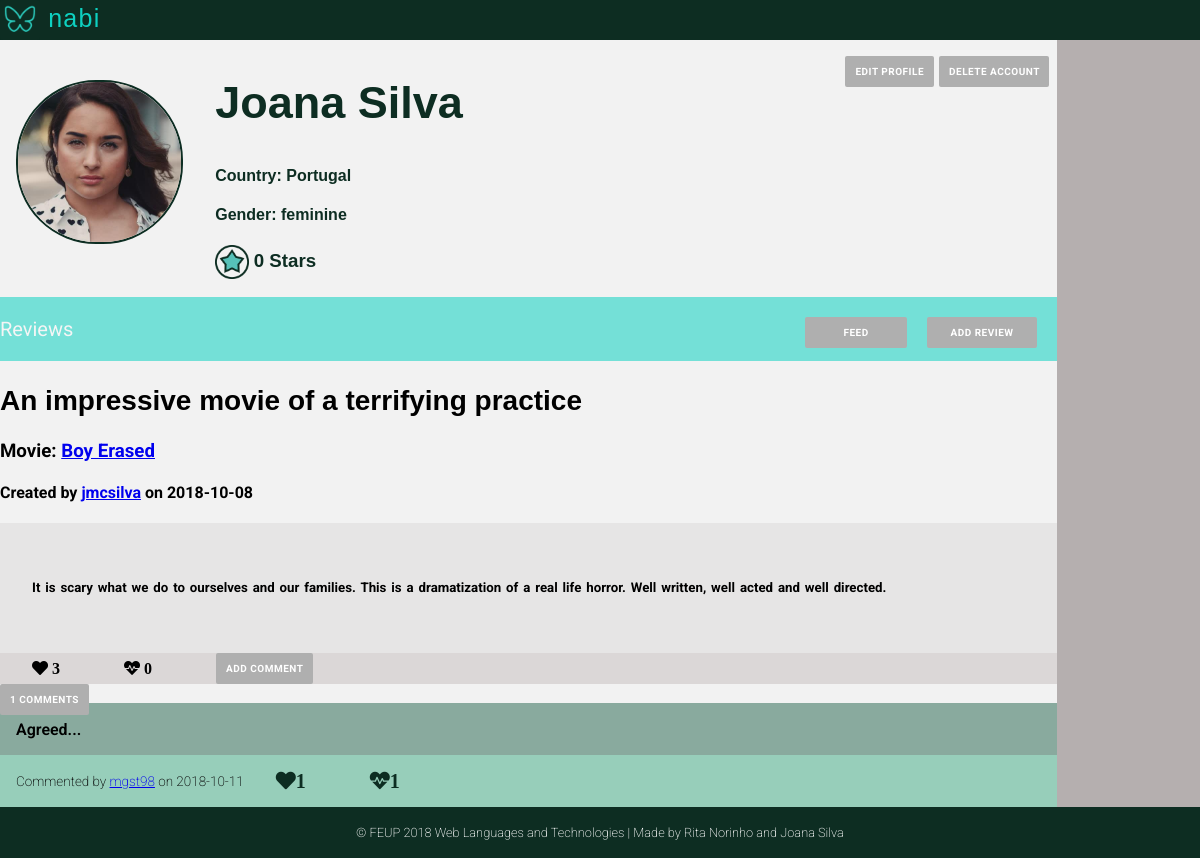
The app's page /pages/profile.php (signed in), older data.
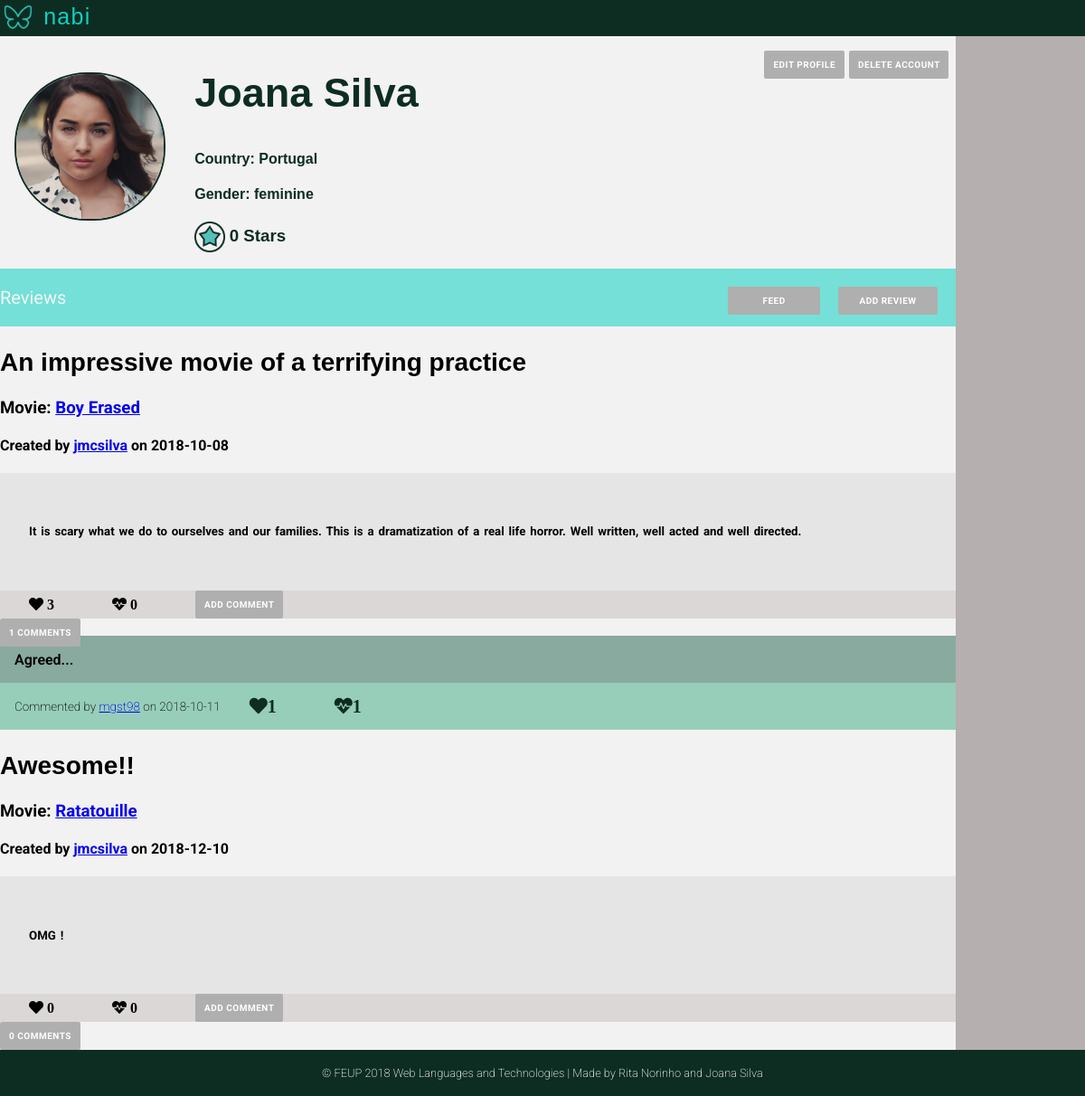
The same page, newer data.
### tables this page shows
CREATE TABLE User (
    ID        INTEGER PRIMARY KEY AUTOINCREMENT,
    FirstName STRING NOT NULL,
    LastName  STRING NOT NULL,
    Username  STRING UNIQUE NOT NULL,
    Gender    STRING NOT NULL,
    Birthday  DATE NOT NULL,
    Country   STRING NOT NULL,
    Email     STRING UNIQUE NOT NULL,
    Password  CHAR (256) NOT NULL,  
    Photo     STRING DEFAULT "default.jpg",
    Points    INTEGER
    
);

CREATE TABLE Review (
    ID          INTEGER PRIMARY KEY AUTOINCREMENT,
    Title       STRING  NOT NULL,
    UserID      INTEGER REFERENCES User(ID) ON DELETE CASCADE,
    MovieID     INTEGER REFERENCES Movie(ID) ON DELETE CASCADE,
    ReviewDate  DATE NOT NULL,
    Description STRING NOT NULL
    
);

CREATE TABLE Comment (
    ID          INTEGER PRIMARY KEY AUTOINCREMENT,
    UserID      INTEGER REFERENCES User(ID) ON DELETE CASCADE,
    CommentDate DATE NOT NULL,
    ReviewID    INTEGER REFERENCES Review(ID) ON DELETE CASCADE,
    Description STRING NOT NULL
    
);

### pages/profile.php (called while the page is built, shortened)
<?php
    include_once('../templates/common/tpl_header.php');
    include_once('../templates/tpl_profile.php');
    include_once('../templates/tpl_draw_reviews.php');
    include_once('../templates/common/tpl_footer.php');
    include_once('../database/db_user.php');
    include_once('../database/db_comments.php');
    if (isset($_GET['username'])){
        $username=$_GET['username'];
    }
    else {
        $username=$_SESSION['username'];
    }
    $user_info = getUserInfo($username);
    $user_reviews=getUserReviews($username);
    foreach ($user_reviews as $k => $review){
        $user_reviews[$k]['MovieName'] = getMovieName($review['MovieID']);
        $user_reviews[$k]['UserName'] = $user_info['Username'];
        $user_reviews[$k]['NumberComments'] = getNumberComments($review['ID'],$review['UserID']);
        $user_reviews[$k]['Heart'] = getLikesReview($review['ID']);
        $user_reviews[$k]['Dislike'] = getDisLikesReview($review['ID']);
        $user_reviews[$k]['Comments']=getCommentsReview($review['ID']);
        foreach($user_reviews[$k]['Comments'] as $j => $comment){
            $user_reviews[$k]['Comments'][$j]['Username']=getUsername($comment['UserID']);
            $user_reviews[$k]['Comments'][$j]['Likes']=getLikesComment($comment['ID']);
            $user_reviews[$k]['Comments'][$j]['Dislikes']=getDislikesComment($comment['ID']);
        }
    }
    draw_profile($user_info,$user_reviews);
?>

### database/db_user.php (called while the page is built, shortened)
<?php
  function getID($username) {
    $db = Database::instance()->db();
    try {
      $stmt = $db->prepare('SELECT ID FROM User WHERE username = ?');
      $stmt->execute(array($username));
      if($row = $stmt->fetch()){
        return $row['ID'];
      }
    }catch(PDOException $e) {
      return -1;
    }
  }
  function getUserInfo($username) {
      $db = Database::instance()->db();
      $stmt = $db->prepare('SELECT * FROM User WHERE username = ?');
      $stmt->execute(array($username));
      return  $stmt->fetch();
  }
  function getUserReviews($username){
    $id=getID($username);
    $db = Database::instance()->db();
    $allReviews= $db->prepare('SELECT * FROM Review WHERE UserID = ?');
    $allReviews->execute(array($id));
    $reviews= $allReviews->fetchAll();
    return $reviews;
  }
?>

### database/db_comments.php (called while the page is built, shortened)
<?php
function getCommentsReview($reviewId)
{
  $db = Database::instance()->db();
  $stmt = $db->prepare('SELECT * FROM Comment WHERE ReviewID = ?');
  $stmt->execute(array($reviewId));
  $allReviews= $stmt->fetchAll();
  return $allReviews;
}
?>

### templates/common/tpl_header.php (shortened to what this page needs)
<!DOCTYPE html>
<html>
<head>
    <link rel="stylesheet" href="../css/style.css">
    <link rel="stylesheet" href="https://use.fontawesome.com/releases/v5.3.1/css/all.css">
</head>

### templates/tpl_profile.php (shortened to what this page needs)
<body>
<?php function draw_profile($userinfo, $reviews) { ?>
<div class="profile_container">
    <div class="profile_header">
        <header>
        <p>  <img src="../assets/mininabi.png" alt="Nabi logo (butterfly)" width="40" height="40"> nabi
       </header>
    </div>
    <div class="side_nav">
    </div>
      <div class="profile_photo">
          <?php if(!(file_exists("../assets/profilePhotos/".$userinfo['ID'].".jpg"))){ ?>
            <img src="../assets/profilePhotos/default.jpg" width="100" height="100" alt="profile avatar">
          <?php } else{ ?>
            <img src="../assets/profilePhotos/<?=$userinfo['ID']?>.jpg" width="100" height="100" alt="profile avatar">
           <?php } ?>
     </div>
    <div class="profile_info" >
        <div class="edit_profile">
           <p>
         <?php if ($userinfo['Username'] == $_SESSION['username']){?>
           <div class="delete">
                <input onclick="openBox('Delete Account')" type="submit" value="Delete Account"/>
            </div>
             <a href="edit_profile.php" class="edit"> edit profile </a>
            </p>
            <?php }?>
       </div>
        <div class="profile_name">
            <h2>
                  <?=$userinfo['FirstName']?> <?=$userinfo['LastName']?>
            </h2>
        </div>
        <div class="profile_country">
            <h4> Country: <?=$userinfo['Country']?> </h4>
        </div>
        <div class="profile_gender">
            <h4> Gender: <?=$userinfo['Gender']?> </h4>
        </div>
        <div class="profile_points">
        <h3><img src="../assets/star.png" alt ="star icon" >
            <?=$userinfo['Points']?> Stars </h3>
        </div>
    </div>
    <div class="Reviews">
        <p>Reviews
        <input  onclick="openBox('Add Review')" type="submit" value ="Add Review">
        <a href="main_page.php"> Feed </a>
        </p>
    </div>
     <div class="profile_reviews">
        <?php draw_reviews($reviews); ?>
    </div>
    <div class="profile_footer">
         <?php draw_footer(); ?>
    </div>
    </div>
<?php } ?>
    </body>
    </html>

### templates/tpl_draw_reviews.php (shortened to what this page needs)
 <?php include_once(__DIR__.'/tpl_review.php');
        include_once(__DIR__.'/tpl_comment.php');
         ?>
<body>
    <?php function draw_reviews($reviews){?>
    <?php foreach($reviews as $review){?>
        <article data-id="<?=$review['ID']?>" user-id="<?=$review['UserID']?>">
        <div class="review_info">
             <h2><?=$review['Title']?> </h2>
            <h3> Movie: <a href="movie.php?movie_id=<?php echo htmlentities($review['MovieID'])?>"><?=$review['MovieName']?></a> </h3>
            <h4> Created by
            <a href="profile.php?username=<?php echo htmlentities($review['UserName'])?>"><?=$review['UserName']?></a>
            on <?=$review['ReviewDate']?></h4>
        </div>
        <div class="review_content">
            <h5><?=$review['Description']?></h5>
        </div>
        <div class="review_options">
            <ul class="review_nav">
              <li>
                <div class="likes">
                    <span id="review_likes" class="fas fa-heart" >
                    <?=$review['Heart']?></span>
                </div>
              </li>
              <li>
                <div class="dislikes">
                    <span id="review_dislikes" class="fas fa-heartbeat">
                    <?=$review['Dislike']?></span>
                </div>
              </li>
              <li>
              <input type="button"  name="addComment" value="Add Comment">
              </li>
             </ul>
        </div>
         <div class="comments">
         <input type="button" value="<?=$review['NumberComments']?> Comments">
            <br><div class="allComments">
            <?php foreach($review['Comments'] as $comment){?>
                <?php draw_comment($comment)?>
            <?php }?>
            </div>
        </div>
        </article>
        <?php }?>
    <?php }?>
</body>

### templates/tpl_comment.php (shortened to what this page needs)
<?php function draw_comment($comment){?>
  <div class="comment" data-id="<?=$comment['ID']?>" user-id="<?=$comment['UserID']?>">
  <p><?=$comment['Description']?></p>
  <ul class="review_nav" id="comment_nav">
    <li>
    <h4> Commented by
    <a href="profile.php?username=<?php echo htmlentities($comment['Username'])?>"><?=$comment['Username']?></a>
    on <?=$comment['CommentDate']?></h4>
    </li>
    <li>
    <span id="likes" class="fas fa-heart"><?=$comment['Likes']?></span> <br>
    <li>
    <li>
    <span id="dislikes" class="fas fa-heartbeat"><?=$comment['Dislikes']?></span>
    </li>
    </div>
  <?php }?>

### templates/common/tpl_footer.php
<?php function draw_footer(){?>
<footer>
    <p> &#169; FEUP 2018 Web Languages and Technologies | Made by Rita Norinho and Joana Silva  </p>
</footer>
<?php } ?>

### css/style.css (style rules this page uses)
body { margin: 0 auto; font-family: 'Roboto', sans-serif; --bg-color-dark: #0D2D22; --bg-color-light: #0ED1C1; --panel-color: #FFFFFF; --logo-font-color: #00311D; --input-color: #f2f2f2; --bg-color-nav:rgba(14, 209, 193, 0.548); --bg-color-sidenav:rgba(177, 171, 171, 0.932); --color-buttons:rgb(175, 175, 175); background-image: url('../assets/background.jpg'); background-position: center; background-attachment: fixed; background-repeat: no-repeat; background-size: cover; }
header { text-align: center; background-color: var(--bg-color-dark); }
footer p { padding:1.4em; text-align: center; background-color: var(--bg-color-dark); font-size: 0.8em; font-weight: 200; color:white; margin:0; }
div.profile_container { background-color: var(--input-color); background-image: none; display: grid; font-family: "Roboto", 'sans-serif'; grid-template-columns: auto 6fr 1fr; grid-template-rows: auto 1fr auto auto auto; grid-template-areas: "header header header" "image info goto" "nav nav goto" "reviews reviews goto" "footer footer footer"; }
.profile_header, .feed_header, .movie_header, .about_header { grid-area: header; background-color: var(--bg-color-dark); padding: 0; }
.profile_header p, .feed_header p, .movie_header p, .about_header p { text-align: left; font-family: 'Candara',sans-serif; font-size: 25px; margin: 0; letter-spacing: 0.05em; color: var(--bg-color-light); padding: 0; margin-right: 0; }
.profile_header p img, .feed_header p img, .movie_header p img, .about_header p img { vertical-align: middle; }
.Reviews p a, .Reviews p button, .Reviews input[type="submit"] { -webkit-appearance: none; margin-right: 2em; width: 8.2em; text-align: center; margin-top:0em; }
.Reviews p button, .Reviews input[type="submit"], .edit_profile input[type="submit"], .comments input[type="submit"] { cursor: pointer; border: 0; width: 11em; }
div.profile_info { grid-area: info; font-family: 'Candara',sans-serif; color: var(--bg-color-dark); padding-left: 1em; }
.profile_points img { width: 25pt; height: 25pt; vertical-align: middle; }
.profile_photo { grid-area: image; padding: 1em; padding-top: 2.5em; }
.profile_photo img { margin:0; width: 10.2em; height: 10em; object-fit: cover; border: 2px solid var(--bg-color-dark); border-radius: 5em; }
.profile_name h2 { font-size: 45px; }
.edit_profile a , .Reviews p a,.Reviews p button, .upload_photo .file_btn, .upload_photo input[type="submit"], .Reviews input[type="submit"], .edit_profile input[type="submit"], .comments input[type="submit"], .popup input[type="submit"], .popup input[type="button"], .review_options input[type="button"], .movie_info a, .comments input[type="button"] { float: right; letter-spacing: 0.05em; font-family: "Roboto",'sans-serif'; text-transform: uppercase; text-decoration: none; font-weight: bold; background: var(--color-buttons); padding: 10px; color: var(--panel-color); font-size: 10px; border-radius: 2px; }
.profile_info p { margin-top: 1em; margin-right: 1em; }
.edit { margin-right:0.5em; }
.delete { margin-right:0.5em; }
.side_nav { background-color: var(--bg-color-sidenav); grid-area: goto; font-size: 25px; font-family: "Roboto",sans-serif; }
.Reviews { grid-area: nav; background-color: var(--bg-color-nav); color: whitesmoke; font-size: 20px; }
div.profile_reviews { grid-area: reviews; }
.review_info h2 { font-family: 'Candara', sans-serif; font-weight: bold; font-size: 28px; }
.review_content { margin: 0; font-family: 'Roboto', sans-serif; background-color: #d8d5d579; font-size: 16px; font-weight: 200; word-spacing: 0.1em; padding: 2em; line-height: 1.6; }
.review_options { background-color: #c0b8b879; }
.profile_footer { grid-area: footer; }
.review_nav { display: flex; margin: 0; padding: 0; justify-content:flex-start; align-items: center; }
.review_options input[type="button"] { border: none; }
.review_nav li { text-decoration: none; display: block; padding-right: 2em; padding-left: 2em; }
.comments input[type="button"] { float: left; border: none; }
.comment { background-color: rgb(137, 170, 158); padding-top: 0.1em; font-weight: 550; }
ul#comment_nav { background-color: rgb(151, 206, 186); }
ul#comment_nav li, .comment p { padding-left: 0; margin-left: 1em; padding-right: 1em; }
ul#comment_nav h4 { font-family: 'Roboto', sans-serif; font-size: 13.5px; font-weight: 200; }
#comment_nav li span { font-size: 20px; color: var(--bg-color-dark); }

Row changes from the older to the newer data that the page shows:
added review: Title "Awesome!!", MovieName "Ratatouille", UserName "jmcsilva", ReviewDate "2018-12-10", Description "OMG !", Heart "0", Dislike "0"
